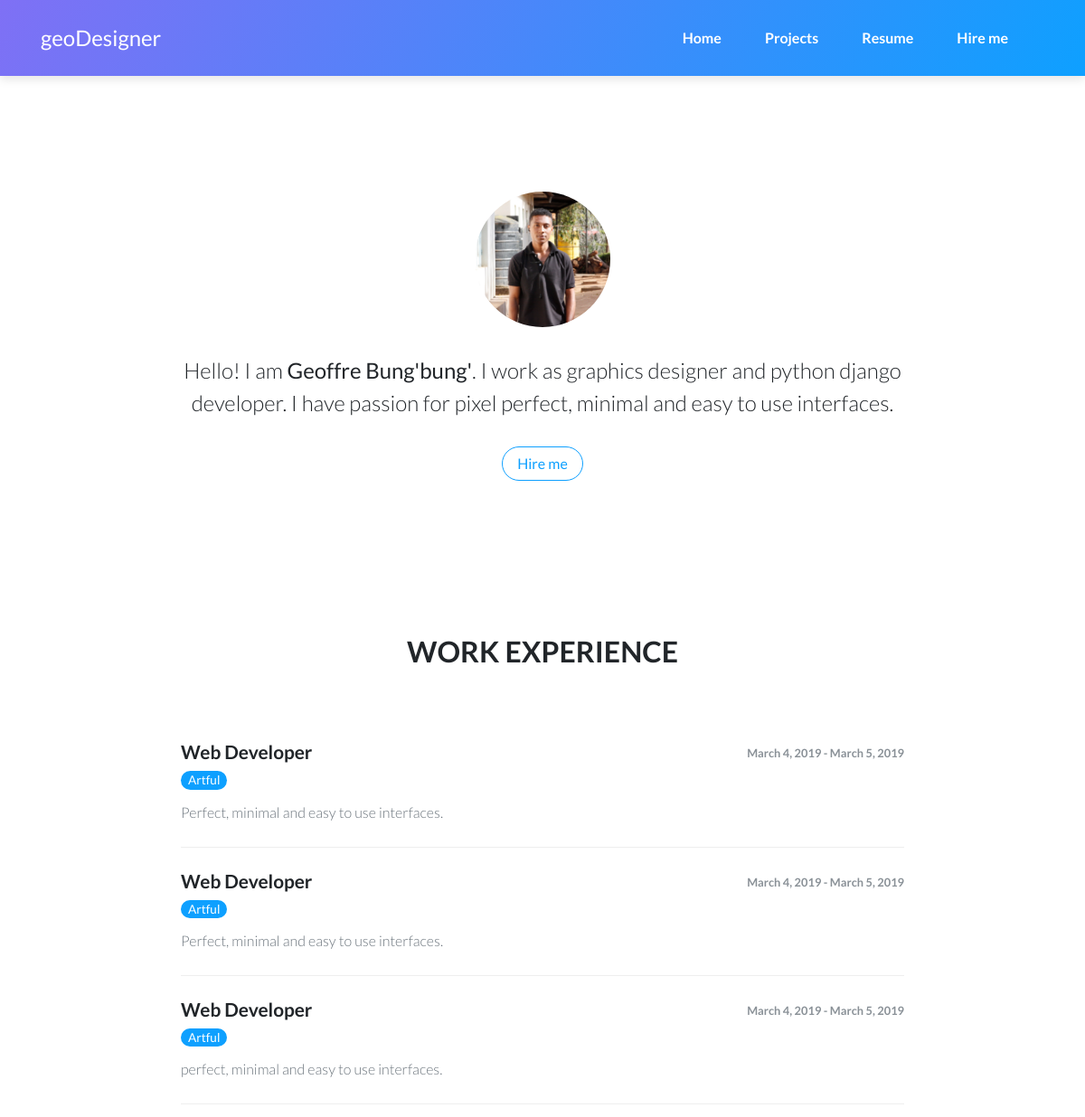
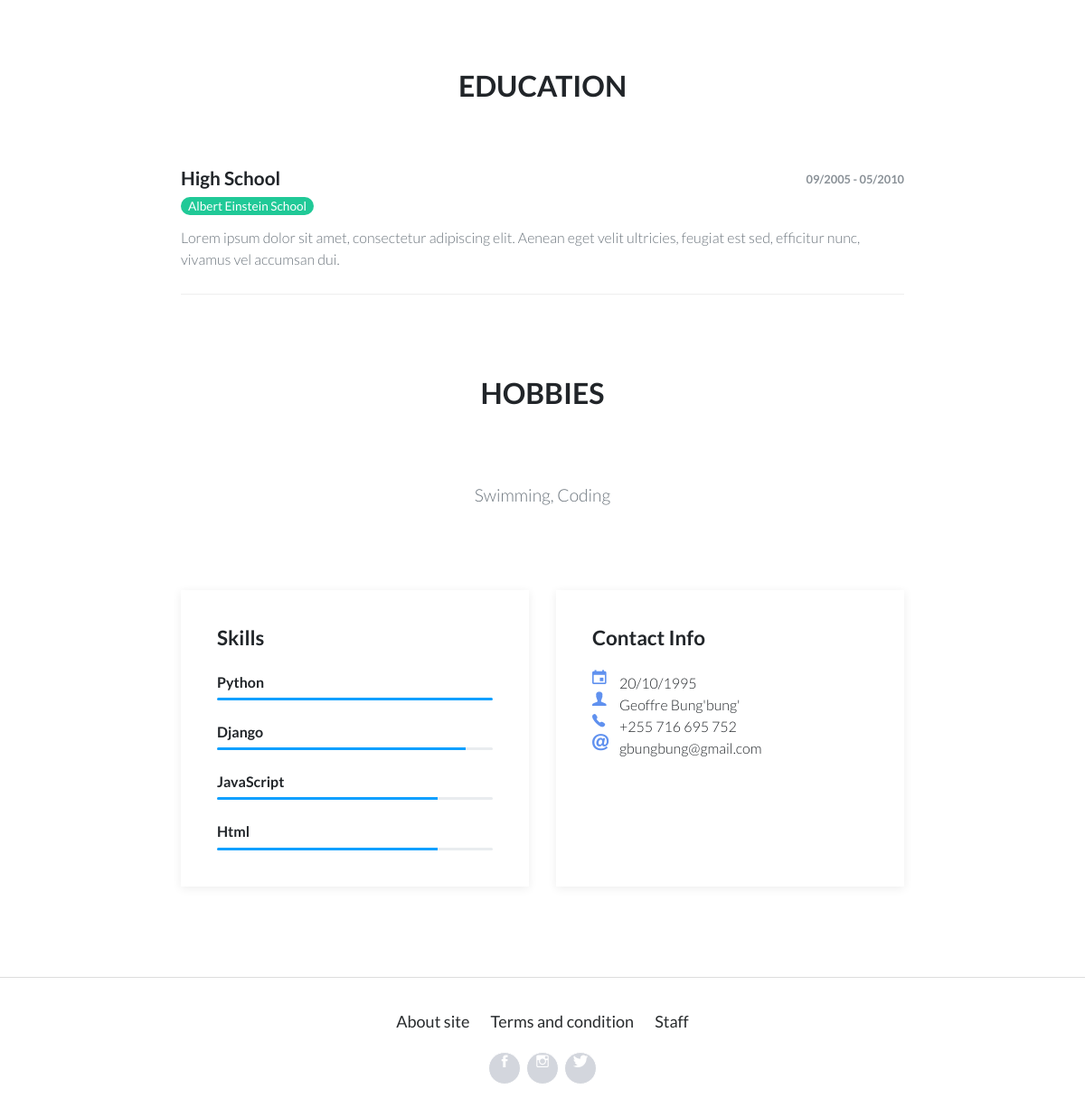
Screenshot of /resume/ with the database file from the repository (2 pictures, top to bottom).
### portfolio/models.py (models this page shows, shortened)
class Profile(models.Model):
    user = models.OneToOneField(User, on_delete=models.CASCADE)
    prof_pic = models.ImageField(upload_to='user_directory_path')
    bio = models.TextField(max_length=500)
    hobbies = models.TextField()
    phone_number = models.CharField(max_length= 50)

class Resume(models.Model):
    title = models.CharField(max_length= 50)
    organisation = models.CharField(max_length= 50)
    description = models.TextField()
    start_date = models.DateField()
    end_date = models.DateField()

### portfolio/views.py (the view)
# urls.py: path('resume/', views.Resumee.as_view(), name='resume'),
class Resumee(View):
    template_name= 'resume.html'
    def get(self, request, *args, **kwargs):
        cv = Resume.objects.all()
        dat = Profile.objects.all()
        return render(request, self.template_name, {'title':'Resume', 'cv':cv, 'data':dat})

### portfolio/templates/resume.html (shortened to what this page needs)
﻿{% extends "layout.html" %}
{% load staticfiles %}
{% block content %}
<main class="page cv-page">
    <section class="portfolio-block block-intro">
        {% for data in data %}
        <div class="container">
             <div class="avatar" style="background-image:url(&quot;{{ data.prof_pic.url }}&quot;);"></div>
             <div class="about-me">
                   <p>Hello! I am <strong>{{ data.user.first_name}} {{ data.user.last_name }}</strong>. {{ data.bio }}</p>
                   <a class="btn btn-outline-primary" role="button" href="{% url 'portfolio:hire' %}">Hire me</a>
             </div>
        </div>
        {% endfor %}
    </section>
    <section class="portfolio-block cv">
     <div class="container">
       <div class="work-experience group">
        <div class="heading">
        {% if user.is_authenticated %}
            <h2 class="text-center" >Work Experience</h2>
            <a class="btn btn-outline-primary"  role="button" href="{% url 'portfolio:resumeadd' %}">Add</a>
        {% else %}
            <h2 class="text-center">Work Experience</h2>
        {% endif %}
        </div>
        {% for data in cv %}
        <div class="item">
             <div class="row">
                <div class="col-md-6">
                   {% if request.user.is_authenticated %}
                   <h3><a href="#">{{ data.title }}</a></h3>
                   {% else %}
                   <h3>{{ data.title }}</h3>
                   {% endif %}
                   <h4 class="organization">{{ data.organisation }}</h4>
                </div>
             <div class="col-md-6"><span class="period">{{ data.start_date }} - {{ data.end_date }}</span></div>
             </div>
             <p class="text-muted">{{ data.description }}</p>
            </div>
           {% endfor %}
            </div>
            <div class="education group">
                <div class="heading mb-4">
                    {% if user.is_authenticated %}
                    <h2 class="text-center" align="left">Education</h2>
                    <a class="btn btn-outline-primary"  role="button" href="{% url 'portfolio:hire' %}">Add</a>
                    {% else %}
                    <h2 class="text-center">Education</h2>
                    {% endif %}
                </div>
                <div class="item mt-2">
                    <div class="row">
                        <div class="col-md-6">
                            <h3>High School</h3>
                            <h4 class="organization">Albert Einstein School</h4>
                        </div>
                        <div class="col-6"><span class="period">09/2005 - 05/2010</span></div>
                    </div>
                    <p class="text-muted">Lorem ipsum dolor sit amet, consectetur adipiscing elit. Aenean eget velit ultricies, feugiat est sed, efficitur nunc, vivamus vel accumsan dui.</p>
                </div>
            </div>
            {% for data in data %}
            <div class="hobbies group">
                <div class="heading">
                    <h2 class="text-center">Hobbies</h2>
                </div>
                <p class="text-center text-muted">{{ data.hobbies }}</p>
            </div>
            {% endfor %}
            <div class="group">
                <div class="row">
                    <div class="col-md-6">
                        <div class="skills portfolio-info-card">
                            <h2>Skills</h2>
                            <h3>Python</h3>
                            <div class="progress">
                                <div class="progress-bar" aria-valuenow="95" aria-valuemin="0" aria-valuemax="100" style="width: 100%;"><span class="sr-only">95%</span></div>
                            </div>
                            <h3>Django</h3>
                            <div class="progress">
                                <div class="progress-bar" aria-valuenow="90" aria-valuemin="0" aria-valuemax="100" style="width: 90%;"><span class="sr-only">90%</span></div>
                            </div>
                            <h3>JavaScript</h3>
                            <div class="progress">
                                <div class="progress-bar" aria-valuenow="80" aria-valuemin="0" aria-valuemax="100" style="width: 80%;"><span class="sr-only">80%</span></div>
                            </div>
                            <h3>Html</h3>
                            <div class="progress">
                                <div class="progress-bar" aria-valuenow="95" aria-valuemin="0" aria-valuemax="100" style="width: 80%;"><span class="sr-only">95%</span></div>
                            </div>
                        </div>
                    </div>
                    <div class="col-md-6">
                        {% for data in data %}
                        <div class="contact-info portfolio-info-card">
                            <h2>Contact Info</h2>
                            <div class="row">
                                <div class="col-1"><i class="icon ion-android-calendar icon"></i></div>
                                <div class="col-9"><span>20/10/1995</span></div>
                            </div>
                            <div class="row">
                                <div class="col-1"><i class="icon ion-person icon"></i></div>
                                <div class="col-9"><span>{{ data.user.first_name }} {{ data.user.last_name }}</span></div>
                            </div>
                            <div class="row">
                                <div class="col-1"><i class="icon ion-ios-telephone icon"></i></div>
                                <div class="col-9"><span>{{ data.phone_number }}</span></div>
                            </div>
                            <div class="row">
                                <div class="col-1"><i class="icon ion-at icon"></i></div>
                                <div class="col-9"><span>{{ data.user.email }}</span></div>
                            </div>
                        </div>
                        {% endfor %}
                    </div>
                </div>
            </div>
        </div>
    </section>
</main>
{% endblock content %}

### rows the page displays
Profile: prof_pic (placeholder picture), user.first_name "Geoffre", user.last_name "Bung'bung'", bio "I work as graphics designer and python django developer. I have passion for pixel perfect, minimal and easy to use interfaces.", hobbies "Swimming, Coding", phone_number "+255 716 695 752", user.email "gbungbung@gmail.com"
Resume: title "Web Developer", organisation "Artful", start_date "March 4, 2019", end_date "March 5, 2019", description "Perfect, minimal and easy to use interfaces."
Resume: title "Web Developer", organisation "Artful", start_date "March 4, 2019", end_date "March 5, 2019", description "Perfect, minimal and easy to use interfaces."
Resume: title "Web Developer", organisation "Artful", start_date "March 4, 2019", end_date "March 5, 2019", description "perfect, minimal and easy to use interfaces."
